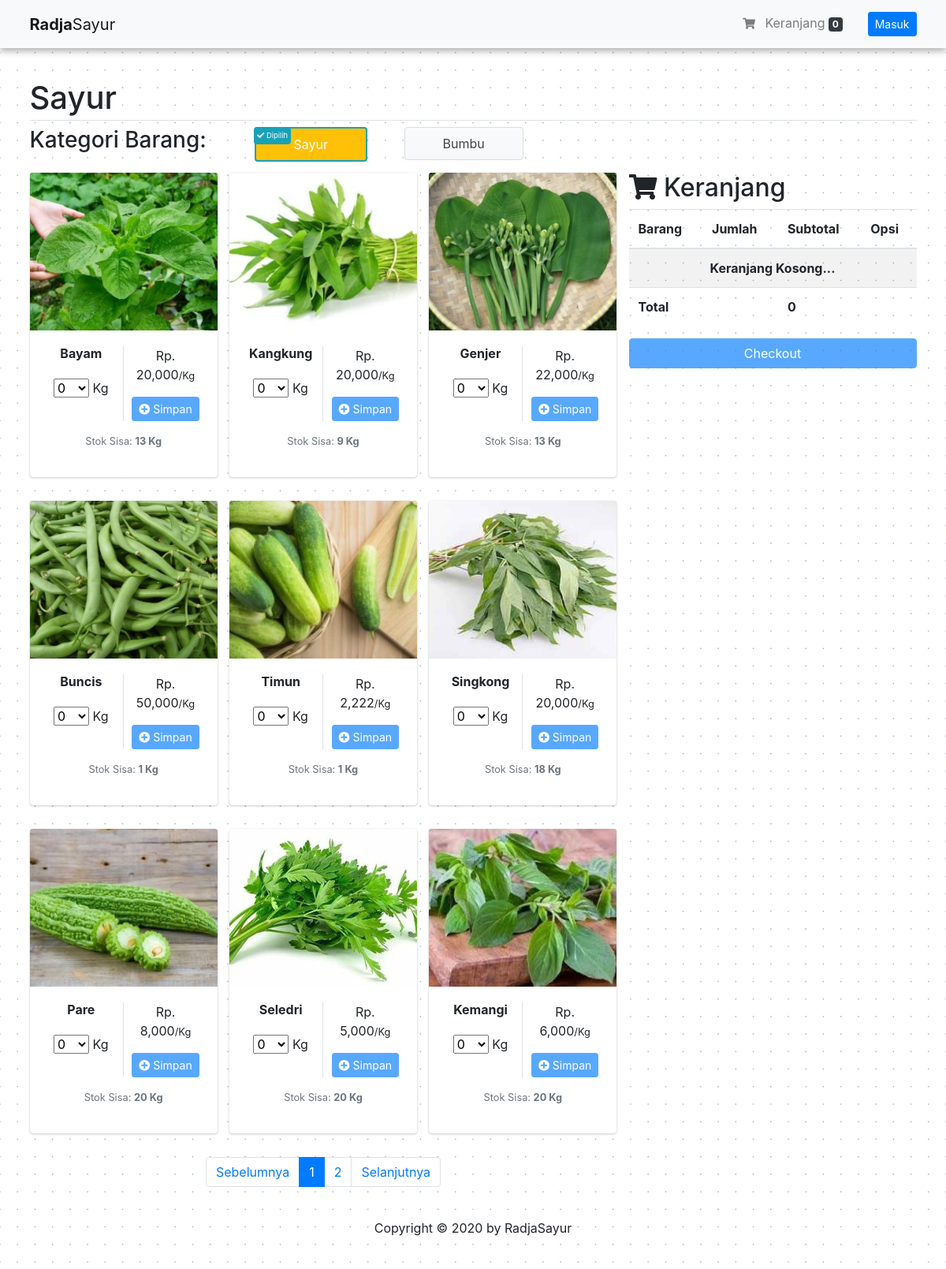
The app's page /, older data.
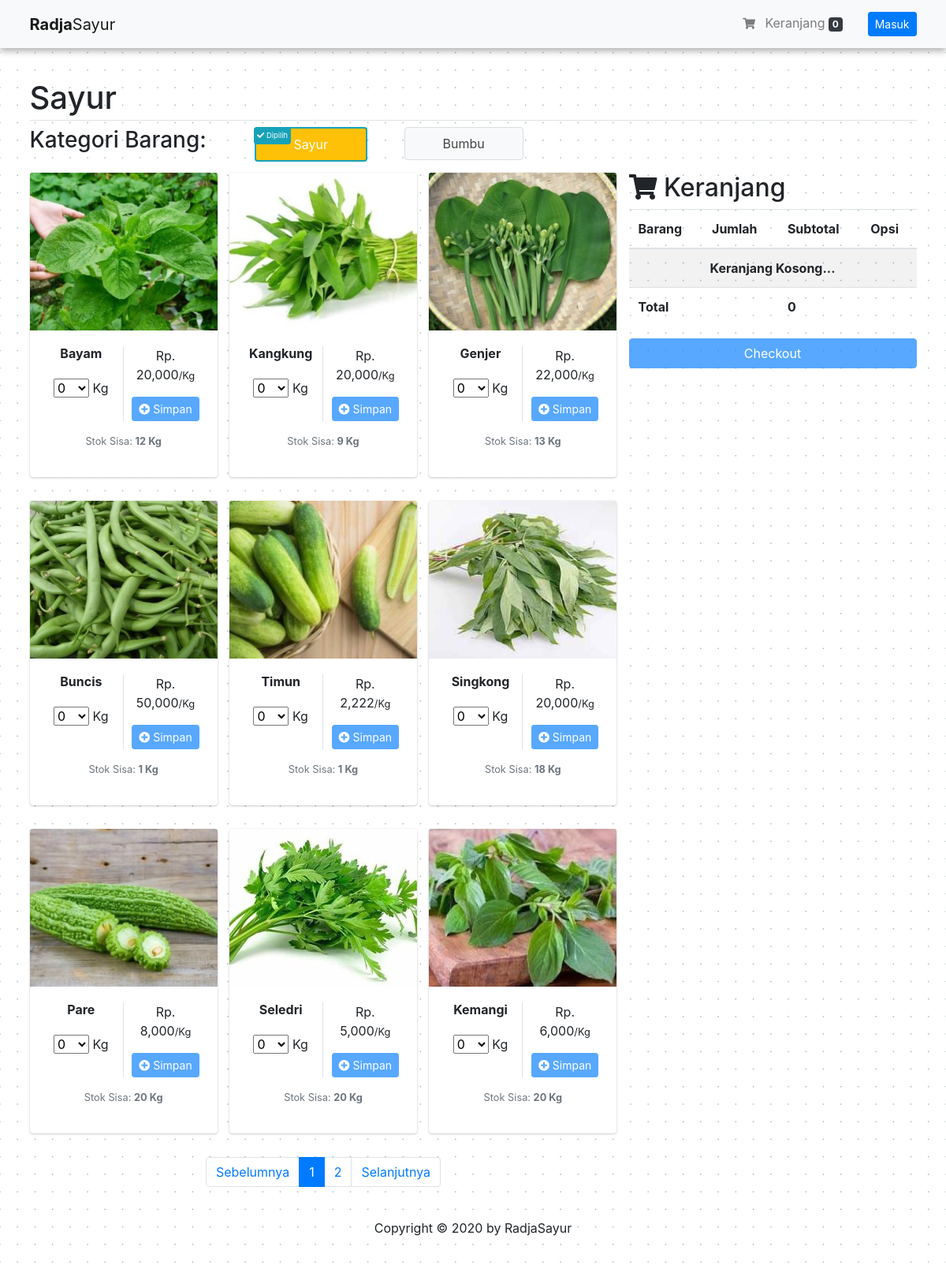
The same page, newer data.
### tables this page shows
CREATE TABLE `tbl_barang` (
  `barang_id` varchar(15) NOT NULL,
  `barang_gambar` varchar(128) NOT NULL,
  `barang_nama` varchar(150) DEFAULT NULL,
  `barang_harpok` double DEFAULT NULL,
  `barang_harjul` double DEFAULT NULL,
  `barang_harjul_grosir` double DEFAULT NULL,
  `barang_stok` int(11) DEFAULT 0,
  `barang_tgl_input` timestamp NULL DEFAULT current_timestamp(),
  `barang_tgl_last_update` datetime DEFAULT NULL,
  `barang_kategori_id` int(11) DEFAULT NULL,
  `barang_satuan_id` int(11) NOT NULL,
  `barang_user_id` int(11) DEFAULT NULL
);

CREATE TABLE `tbl_satuan` (
  `satuan_id` int(11) NOT NULL,
  `satuan_nama` varchar(35) NOT NULL
);

### application/controllers/Page.php (called while the page is built, shortened)
<?php
class Page extends CI_Controller
{
    public function __construct()
    {
        $this->load->model('BarangModel', 'barang');
        $this->load->helper("security");
    }
    public function index()
    {
        $data['title'] = 'Beranda';
        $data['barangs_sayur'] = $this->barang->getBarangSayur();
        $data["keranjang"] = $this->barang->get_keranjang();
        $data["total_harga_keranjang"] = $this->barang->total_harga_cart();
        $data['page'] = true;
        $this->barang->delete_cart_date();
        $this->barang->cancel_invoice();
        $this->load->view('layout/page/header', $data);
        $this->load->view('customer/page/index');
        $this->load->view('layout/dashboard/footer');
    }
}

### index.php (called while the page is built, shortened)
<?php
require_once BASEPATH.'core/CodeIgniter.php';

### application/models/BarangModel.php (called while the page is built, shortened)
<?php
class BarangModel extends CI_Model
{
    public function getBarangSayur($barang_id = null)
    {
        if ($barang_id === null) {
            $hsl = $this->db->query("SELECT * FROM tbl_barang JOIN tbl_kategori ON barang_kategori_id=kategori_id JOIN tbl_satuan ON barang_satuan_id=satuan_id WHERE barang_kategori_id = 1 ORDER BY barang_id ASC");
        } else {
            $hsl = $this->db->query("SELECT * FROM tbl_barang JOIN tbl_kategori ON barang_kategori_id=kategori_id JOIN tbl_satuan ON barang_satuan_id=satuan_id WHERE barang_id = '$barang_id' AND barang_kategori_id = 1");
        }
        return $hsl;
    }
    function get_keranjang()
    {
        function get_client_ip()
        {
            $ipaddress = '';
            if (isset($_SERVER['HTTP_CLIENT_IP']))
                $ipaddress = $_SERVER['HTTP_CLIENT_IP'];
            else if (isset($_SERVER['HTTP_X_FORWARDED_FOR']))
                $ipaddress = $_SERVER['HTTP_X_FORWARDED_FOR'];
            else if (isset($_SERVER['HTTP_X_FORWARDED']))
                $ipaddress = $_SERVER['HTTP_X_FORWARDED'];
            else if (isset($_SERVER['HTTP_FORWARDED_FOR']))
                $ipaddress = $_SERVER['HTTP_FORWARDED_FOR'];
            else if (isset($_SERVER['HTTP_FORWARDED']))
                $ipaddress = $_SERVER['HTTP_FORWARDED'];
            else if (isset($_SERVER['REMOTE_ADDR']))
                $ipaddress = $_SERVER['REMOTE_ADDR'];
            else
                $ipaddress = 'UNKNOWN';
            return $ipaddress;
        }
        $ip_address = get_client_ip();
        $this->db->select("tbl_barang.barang_nama,tbl_keranjang.total_kuantitas,tbl_keranjang.total_harga,tbl_keranjang.id");
        $this->db->from("tbl_keranjang");
        $this->db->where(array("ip_address" => $ip_address));
        $this->db->join("tbl_barang", "tbl_barang.barang_id = tbl_keranjang.barang_id");
        return $this->db->get();
    }
    function total_harga_cart()
    {
        $ip_address = get_client_ip();
        return $this->db->query("SELECT SUM(`total_harga`) AS total_harga FROM `tbl_keranjang` WHERE `ip_address` = '$ip_address'");
    }
}

### application/views/customer/page/index.php (the view, shortened to what the changed rows need)
<div class="overlay-wrapper" id="loading2">
    <div class="container" style="margin-top: 100px;">
        <h1 class="pb-1 border-bottom title-page">Sayur</h1>
        <div class="row">
            <div class="col-md-8" id="col-left">
                <div class="row" id="row-data">
                    <?php $no = 1;
                    foreach ($barangs_sayur->result() as $barang) : ?>
                        <div class="col-md-4" id="col-data">
                            <div class="card" style="margin-bottom: 30px;">
                                <img class="card-img-top" src="<?= base_url(); ?>assets/source/images/barang/<?= $barang->barang_gambar ?>" alt="<?= $barang->barang_id; ?>" style="width:100%; height:200px; object-fit:cover">
                                <div class="card-body text-center">
                                    <div class="row">
                                        <div class="col-6 border-right">
                                            <h6><b class="nama_barang"><?= (strlen($barang->barang_nama) > 14) ? substr($barang->barang_nama, 0, 15) . '...' : $barang->barang_nama; ?></b></h6>
                                            <div style="margin-top:22px;">
                                                <select name="input_qty" id="select_qty_<?= $barang->barang_id ?>" data-barang_id="<?= $barang->barang_id; ?>" style="width:45px;<?= ($barang->satuan_nama == 'Kg') ? 'display:inline;' : 'display:none;'; ?>">
                                                    <option value="0">0</option>
                                                </select>
                                                <?= $barang->satuan_nama; ?>
                                            </div>
                                        </div>
                                        <div class="col-6">
                                            <p><?= 'Rp. ' . number_format($barang->barang_harjul) . '<small>/' . $barang->satuan_nama . '</small>'; ?></p>
                                            <button class="btn btn-sm btn-primary" id="<?= 'btn-simpan-' . $barang->barang_id; ?>" onclick="simpan_barang(event);" data-barang_id="<?= $barang->barang_id; ?>" data-barang_nama="<?= $barang->barang_nama; ?>" data-barang_harjul="<?= $barang->barang_harjul; ?>" type="button" disabled><i class="fa fa-plus-circle"></i> Simpan</button>
                                        </div>
                                        <div class="col-12 text-center mt-3 mb-0">
                                            <p class="text-muted small">
                                                Stok Sisa: <?= '<b><span id="stok-' . $no++ . '">' . $barang->barang_stok . '</span> ' . $barang->satuan_nama . '</b>'; ?>
                                            </p>
                                        </div>
                                    </div>
                                </div>
                            </div>
                        </div>
                    <?php endforeach; ?>
                </div>
            </div>
            <div class="col-md-4" id="parent-cart">
                <div class="overlay-wrapper">
                    <div id="cart-right">
                        <h2 class="text-left title-page"><i class="fa fa-shopping-cart"></i> Keranjang</h2>
                        <table class="table table-striped">
                            <thead>
                                <tr>
                                    <th scope="col">Barang</th>
                                    <th scope="col">Jumlah</th>
                                    <th scope="col">Subtotal</th>
                                    <th scope="col">Opsi</th>
                                </tr>
                            </thead>
                            <tfoot>
                                <?php
                                foreach ($total_harga_keranjang->result() as $t) {
                                ?>
                                    <tr>
                                        <th colspan="2">Total</th>
                                        <th><?= '<span id="total_harga_cart_right">' . number_format($t->total_harga) . '</span>'; ?></th>
                                        <th></th>
                                    </tr>
                                <?php } ?>
                            </tfoot>
                        </table>
                    </div>
                </div>
            </div>
        </div>
    </div>
</div>

Row changes from the older to the newer data that the page shows:
changed tbl_barang "Bayam": barang_stok "13" → "12"
